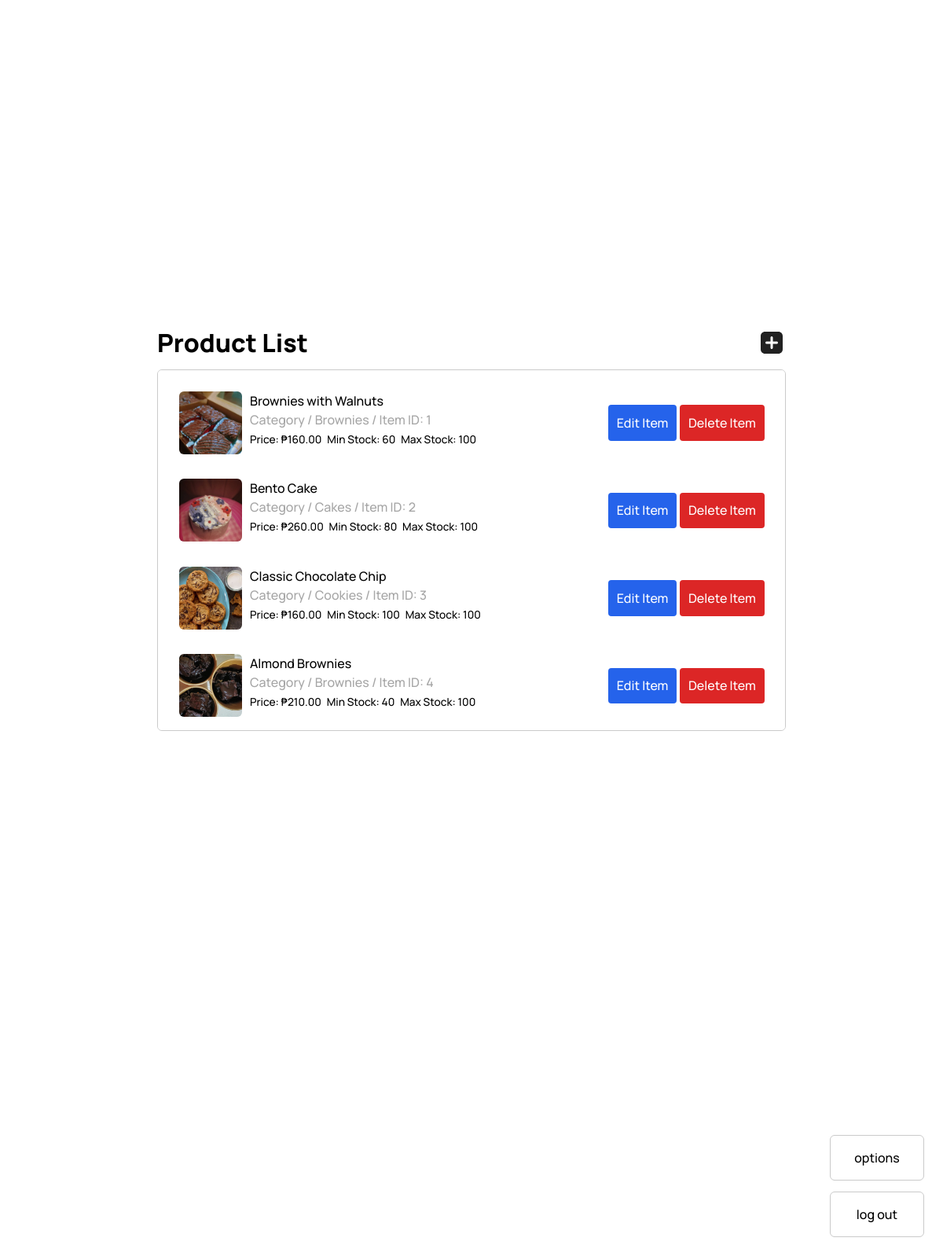
/views/adminpanel/pages/product-manage.php (signed in), run on an earlier commit of the app's database.
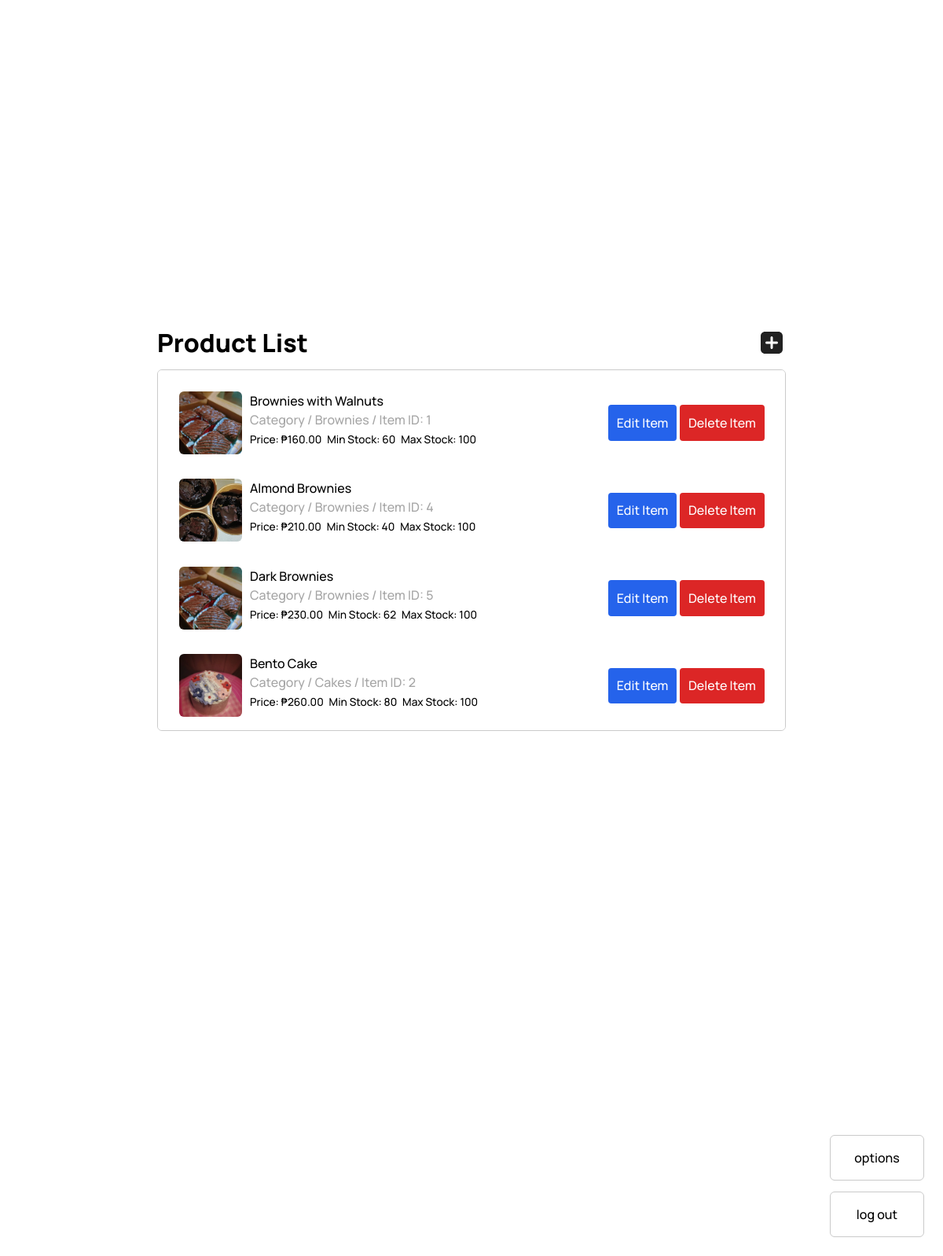
And on a later commit of the database.
### tables this page shows
CREATE TABLE `treiven_products` (
  `trv_product_id` int(11) NOT NULL,
  `trv_category_id` int(11) DEFAULT NULL,
  `trv_product_name` varchar(255) DEFAULT NULL,
  `trv_product_info` varchar(4000) DEFAULT NULL,
  `trv_product_price` decimal(10,2) DEFAULT NULL,
  `trv_product_second_price` int(11) DEFAULT NULL,
  `trv_minimum_stock` int(11) DEFAULT NULL,
  `trv_product_qty_stock` enum('Yes','No') DEFAULT NULL,
  `trv_product_image` longblob DEFAULT NULL,
  `trv_category_name` enum('Brownies','Cakes','Cookies','Specials') DEFAULT NULL,
  `trv_maximum_stock` int(11) DEFAULT NULL
);

CREATE TABLE `treiven_category` (
  `trv_category_id` int(11) NOT NULL,
  `trv_category_name` enum('Brownies','Cakes','Cookies','Specials') DEFAULT NULL,
  `trv_category_info` varchar(4000) DEFAULT NULL
);

### views/adminpanel/pages/product-manage.php (the view, shortened to what this page needs)
<?php
$mysql_hostname = "localhost";
$mysql_username = "root";
$mysql_password = "";
$mysql_database = "im101-pastry";
$conn = mysqli_connect($mysql_hostname, $mysql_username, $mysql_password, $mysql_database);
$query = "SELECT p.trv_product_id, p.trv_product_image, p.trv_product_name, c.trv_category_name, p.trv_product_price, p.trv_minimum_stock, p.trv_maximum_stock FROM treiven_products p INNER JOIN treiven_category c ON p.trv_category_id = c.trv_category_id";
$result = mysqli_query($conn, $query);
$products = [];
if ($result) {
    while ($row = mysqli_fetch_assoc($result)) {
        $products[] = $row;
    }
}
?>
<!DOCTYPE html>
<html lang="en">
<head>
    <link rel="stylesheet" href="../../../views/modules/index.css" />
</head>
<body>
    <main class="product-manage-page">
        <div class="product-manage-wrapper">
            <header class="manage-head">
                <div class="left-head">
                    <span>Product List</span>
                </div>
                <div class="right-head">
                </div>
            </header>
            <section class="product-items-wrapper">
                <?php foreach ($products as $product) : ?>
                    <div class="product-item">
                        <div class="product-left-side">
                            <div class="product-hero">
                                <img src="./uploads/<?= $product['trv_product_image'] ?>" alt="" />
                            </div>
                            <div class="product-first-detail">
                                <span><?= $product['trv_product_name'] ?></span>
                                <p style="color: #A6A6A6;">Category / <?= $product['trv_category_name'] ?> / Item ID: <?= $product['trv_product_id'] ?></p>
                                <div class="product-flex">
                                    <p>Price: ₱<?= $product['trv_product_price'] ?></p>
                                    <p>Min Stock: <?= $product['trv_minimum_stock'] ?></p>
                                    <p>Max Stock: <?= $product['trv_maximum_stock'] ?></p>
                                </div>
                            </div>
                        </div>
                        <div class="product-right-side">
                            <button class="edit-item">
                                Edit Item
                            </button>
                            <button class="delete-item" data-product-id="<?= $product['trv_product_id'] ?>">
                                Delete Item
                            </button>
                        </div>
                    </div>
                <?php endforeach; ?>
            </section>
            <div class="admin-session-wrapper">
                <a class="admin-session admin-option" href="../index.php">
                    options
                </a>
                <a class="admin-session" href="../../client/login/index.php">
                    log out
                </a>
            </div>
        </div>
    </main>
</body>
</html>

### views/modules/index.css (style rules this page uses)
* { margin: 0; }
*, *::before, *::after { box-sizing: border-box; }
html, body { isolation: isolate; height: 100%; }
body { line-height: 1.5; -webkit-font-smoothing: antialiased; font-family: "Manrope", sans-serif; font-weight: 500; }
a, button { text-decoration: none; cursor: pointer; }
img, picture, video, canvas, svg { display: block; max-width: 100%; }
input, button, textarea, select { font: inherit; }
p, h1, h2, h3, h4, h5, h6 { overflow-wrap: break-word; }

### views/modules/admin/Landing.module.css (style rules this page uses)
.admin-session-wrapper { position: absolute; bottom: 24px; right: 24px; z-index: 99; display: flex; flex-direction: column; }
.admin-session { border: 1px solid #cacaca; padding: 1em; background: white; border-radius: 6px; color: #000; overflow: hidden; user-select: none; cursor: pointer; text-align: center; width: 120px; }
.admin-option { margin-bottom: 0.857em; }

### views/modules/admin/ProductManage.module.css (style rules this page uses)
.product-manage-page { padding: 2em; }
.product-manage-wrapper { display: flex; align-items: center; justify-content: center; flex-direction: column; margin: 0 auto; max-width: 800px; height: 80vh; }
.manage-head { display: flex; justify-content: space-between; align-items: center; width: 100%; flex-direction: row; margin-bottom: 0.657em; }
.manage-head svg { width: 36px; }
.right-head { cursor: pointer; }
.product-items-wrapper { border: 1px solid #cacaca; background: white; padding: 1em; width: 100%; height: 460px; border-radius: 6px; overflow: auto; position: relative; }
.left-head { font-size: 2em; font-weight: 800; }
.product-hero { width: 80px; height: 80px; border-radius: 6px; overflow: hidden; margin-right: 0.657em; }
.product-hero img { width: 100%; height: 100%; object-fit: cover; }
.product-item { display: flex; align-items: center; justify-content: space-between; flex-direction: row; border-radius: 6px; padding: 0.657em; margin-bottom: 0.657em; user-select: none; }
.product-left-side { display: flex; align-items: flex-start; }
.product-right-side { display: flex; align-items: center; flex-direction: row; }
.edit-item, .delete-item, .view-item { border: none; appearance: none; padding: 0.667em; border-radius: 4px; color: white; }
.edit-item { background: #2563eb; margin-right: 0.257em; }
.delete-item { background: #dc2626; }
.product-flex { display: inline-flex; align-items: center; flex-direction: row; font-size: 0.857em; }
.product-flex p:nth-child(1), .product-flex p:nth-child(2) { margin-right: 0.5em; }

What changed in the data, as far as the page shows it:
no longer on this page (row edited): treiven_products: trv_product_image (picture), trv_product_name "Classic Chocolate Chip", trv_category.trv_category_name "Cookies", trv_product_id "3", trv_product_price "160.00", trv_minimum_stock "100", trv_maximum_stock "100"
changed treiven_products "Almond Brownies": moves up the list
now on this page (row edited): treiven_products: trv_product_image (picture), trv_product_name "Dark Brownies", trv_category.trv_category_name "Brownies", trv_product_id "5", trv_product_price "230.00", trv_minimum_stock "62", trv_maximum_stock "100"
